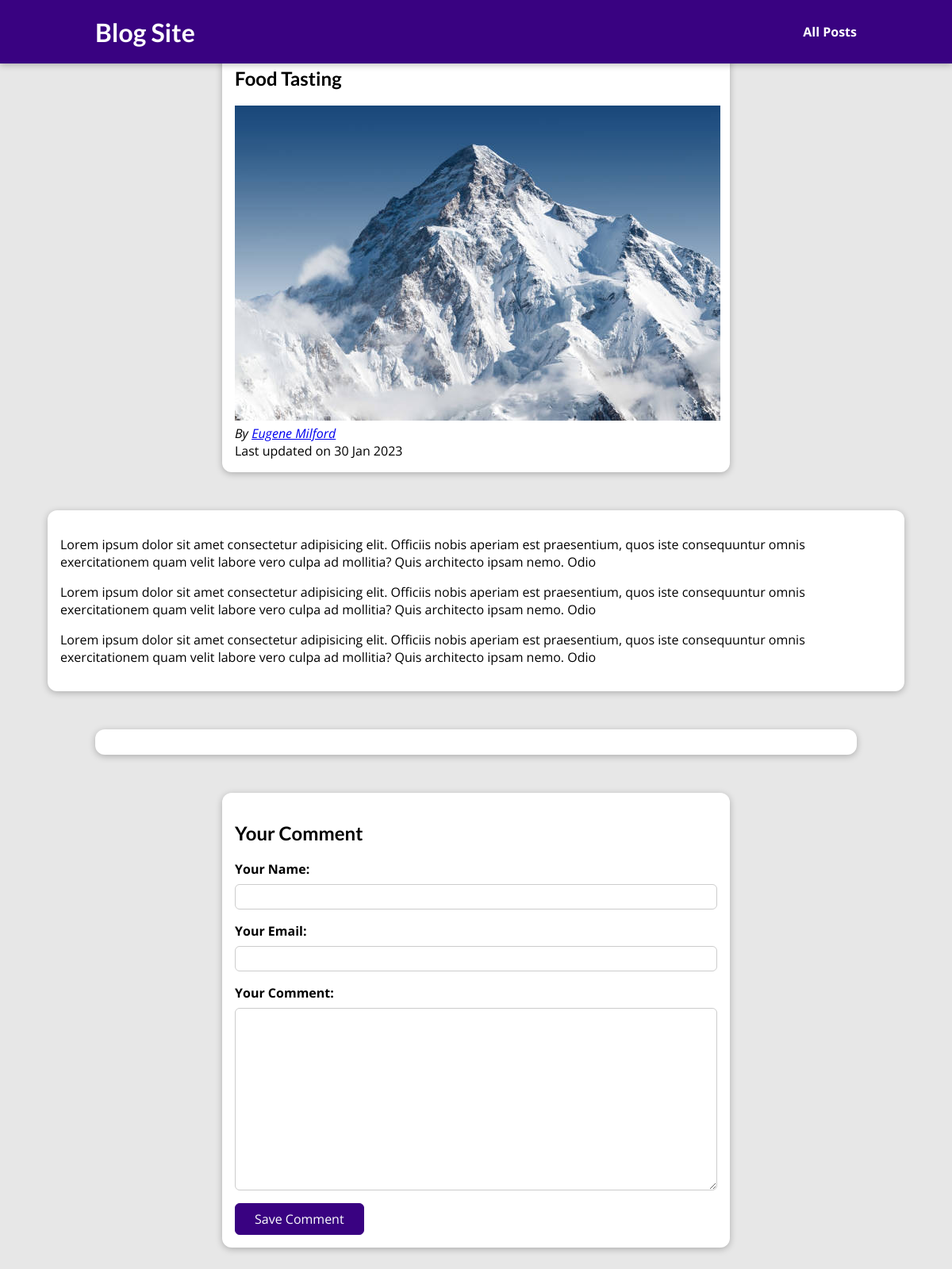
Screenshot of /posts/food-tasting with the database file from the repository.
### blog/models.py (models this page shows)
class Post(models.Model):
    title = models.CharField(max_length = 50)
    excerpt = models.CharField(max_length = 200)
    image = models.ImageField(upload_to="posts", null=True)
    date = models.DateField(auto_now = True)
    slug = models.SlugField(unique = True, db_index = True)
    content = models.TextField(validators = [MinLengthValidator(10)])
    author = models.ForeignKey(Author, null=True, on_delete=models.SET_NULL, related_name= "posts")
    tags = models.ManyToManyField(Tag)

class Author(models.Model):
    first_name = models.CharField(max_length = 100)
    last_name = models.CharField(max_length = 100)
    email_address = models.EmailField()
    def full_name(self):
        return f"{self.first_name} {self.last_name}"
    def __str__(self):
        return self.full_name()

### blog/views.py (the view, shortened to what this page needs)
# urls.py: path("posts/<slug:slug>", views.SinglePostView.as_view(), name="post-detail-page") #posts/my-first-post
class SinglePostView(View):
    def get(self, request, slug):
        post = Post.objects.get(slug=slug)
        context = {
            "post" : post,
            "post_tags" : post.tags.all(),
            "comment_form" : CommentForm(),
            "comments" : post.comments.all().order_by("-id")
            }
        return render(request, "blog/post-detail.html", context)

### blog/forms.py
class CommentForm(forms.ModelForm):
    class Meta:
        model = Comment
        exclude = ["post"]
        labels = {
            "user_name": "Your Name",
            "user_email": "Your Email",
            "text": "Your Comment"
            }

### blog/templates/blog/post-detail.html (shortened to what this page needs)
{% extends "base.html" %}
{% load static %}
{% block css_files %}
<link rel="stylesheet" href="{% static "blog/post-detail.css" %}" />
{% endblock %}
{% block content %}
<section id="comment-form">
    <h2>{{ post.title }}</h2>
    <article>
        <img src="{{ post.image.url }}" alt="{{ post.title }}" />
        <address>By <a href="mailto:{{ post.author.email_address }}"> {{ post.author }} </a></address>
    </article>
    <div>
        Last updated on <time>{{ post.date|date:"d M Y" }}</time>
    </div>
</section>
<main>
    {{ post.content|linebreaks }}
</main>
<section id="comments">
</section>
<section id="comment-form">
    <h2>Your Comment</h2>
    <form action="{% url "post-detail-page" post.slug %}" method="POST">
        {% for form_field in comment_form %}
        <div class="form-control {% if form_field.errors %}invalid{% endif %}">
            {{ form_field.label_tag }}
            {{ form_field }}
        </div>
        {% endfor %}
        <button>Save Comment</button>
    </form>
</section>
{% endblock %}

### static/app.css (style rules this page uses)
* { box-sizing: border-box; }
html { font-family: 'Open Sans', 'Lato', sans-serif; }
body { margin: 0; }
h1, h2, h3 { font-family: 'Lato', sans-serif; font-weight: bold; }

### blog/static/blog/post-detail.css (style rules this page uses)
body { background-color: #e7e7e7; }
main { width: 90%; max-width: 90rem; margin: 3rem auto; background-color: white; padding: 1rem; border-radius: 12px; box-shadow: 0 2px 8px rgba(0, 0, 0, 0.25); }
#comment-form { margin: 3rem auto; width: 90%; max-width: 40rem; border-radius: 12px; background-color: white; box-shadow: 0 2px 8px rgba(0, 0, 0, 0.25); padding: 1rem; }
#comment-form button { font: inherit; background-color: #390281; color: white; border: 1px solid #390281; padding: 0.5rem 1.5rem; border-radius: 6px; cursor: pointer; }
.form-control { margin-bottom: 1rem; }
.form-control label { font-weight: bold; margin-bottom: 0.5rem; display: block; }
.form-control input, .form-control textarea { display: block; width: 100%; font: inherit; padding: 0.25rem; border-radius: 6px; border: 1px solid #ccc; }
#comments { margin: 3rem auto; width: 90%; max-width: 60rem; border-radius: 12px; background-color: white; box-shadow: 0 2px 8px rgba(0, 0, 0, 0.25); padding: 1rem 2rem; }

### rows the page displays
Post: title "Food Tasting", image (picture), author "Eugene Milford", date "30 Jan 2023", content "Lorem ipsum dolor sit amet consectetur adipisicing elit. Officiis nobis aperiam est praesentium, quos iste consequuntur omnis exercitationem quam velit labore vero culpa ad mollitia? Quis architecto ipsam nemo. Odio Lorem ipsum dolor sit amet consectetur adipisicing elit. Officiis nobis aperiam est praesentium, quos iste consequuntur omnis exercitationem quam velit labore vero culpa ad mollitia? Quis architecto ipsam nemo. Odio Lorem ipsum dolor sit amet consectetur adipisicing elit. Officiis nobis aperiam est praesentium, quos iste consequuntur omnis exercitationem quam velit labore vero culpa ad mollitia? Quis architecto ipsam nemo. Odio"
